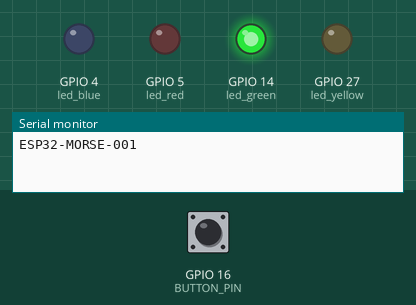
The sketch below on a simulated ESP32. On the bench: output pins drawn as LEDs (lit = HIGH), the last lines printed to the serial monitor. The test bench sets the inputs (shaded band); at power-on: GPIO 16 (BUTTON_PIN) HIGH.

Above: at 1.2 s.
1.3 s: GPIO 16 (BUTTON_PIN) pulled LOW for 0.15 s
At 2.3 s:
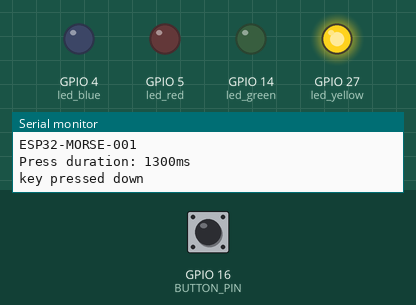
2.9 s: GPIO 16 (BUTTON_PIN) pulled LOW for 3.2 s
At 4.8 s:
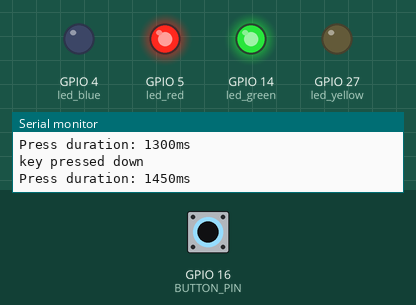
10.6 s: GPIO 16 (BUTTON_PIN) pulled LOW for 1 s
At 11.2 s:
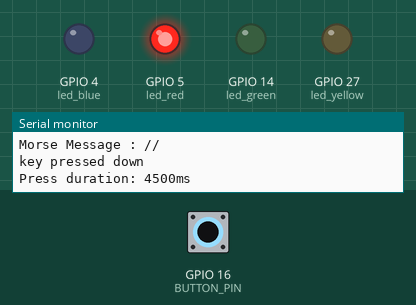
Timing chart, 0 to 14.1 s (numbered marks = the images above; inputs shaded):
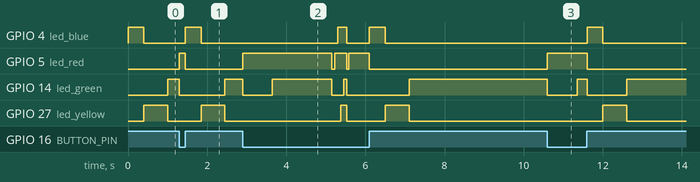

The sketch:

MorseKeyer.ino
```cpp
#include <string>

int led_red = 5;
int led_blue = 4;
int led_yellow = 27;
int led_green = 14;
int BUTTON_PIN = 16;
int dit_threshold = 400;
int space_threshold = 750;

long pressStart = 0;
long lastAction = 0;

int lastState = HIGH;
int currentState;

bool insertSpace = false;
bool insertNextChar = false;

String outputText = "";
String inputBuffer = "";

void setup()
{
  Serial.begin(9600);
  Serial.println("ESP32-MORSE-001");

  pinMode(led_red, OUTPUT);
  pinMode(led_blue, OUTPUT);
  pinMode(led_yellow, OUTPUT);
  pinMode(led_green, OUTPUT);
  pinMode(BUTTON_PIN, INPUT_PULLUP);
}

// Ano a need to tidy all this up, that's the next task
void loop()
{
  while (Serial.available() > 0) {
    char incomingChar = Serial.read();

    if (incomingChar == '\n') {
      handleSerialCommand(inputBuffer);
      inputBuffer = "";
    } else {
      inputBuffer += incomingChar;
    }
  }

  currentState = digitalRead(BUTTON_PIN);

  if (currentState == HIGH)
  {
    if (lastState == LOW)
    {
      Serial.println("key pressed down");
      pressStart = millis();
      lastState = currentState;
    }

    if (millis() - pressStart > dit_threshold * 2.5)
    {
      digitalWrite(led_green, HIGH);
      digitalWrite(led_yellow, LOW);
      digitalWrite(led_blue, LOW);
      insertSpace = true;
    }
    else if (millis() - pressStart > dit_threshold)
    {
      digitalWrite(led_yellow, HIGH);
      digitalWrite(led_blue, LOW);
    }
    else
    {
      digitalWrite(led_blue, HIGH);
      digitalWrite(led_green, LOW);
    }

    lastAction = millis();
    digitalWrite(led_red, LOW);
  }
  else
  {
    if (lastState == HIGH)
    {
      long duration = millis() - pressStart;
      if (insertNextChar)
        outputText += "_";

      if (insertSpace)
        outputText += "/";
      else if (duration <= dit_threshold)
        outputText += ".";
      else
        outputText += "-";

      Serial.print("Press duration: ");
      Serial.print(duration);
      Serial.println("ms");
      pressStart = 0;
      lastState = currentState;
      insertSpace = false;
      insertNextChar = false;
    }
    digitalWrite(led_red, HIGH);
    digitalWrite(led_blue, LOW);
    digitalWrite(led_yellow, LOW);

    if (insertNextChar)
      digitalWrite(led_green, HIGH);
    else
      digitalWrite(led_green, LOW);
  }

  if (lastAction != 0 && millis() - lastAction > space_threshold)
  {
    insertNextChar = true;
  }
  if (lastAction != 0 && millis() - lastAction > space_threshold * 3)
  {
    insertNextChar = false;

    Serial.print("Morse Message : ");
    Serial.println(outputText);
    // char buffer[4096];
    // sprintf(buffer, "Morse Message : %s", outputText);
    // Serial.println(buffer);
    outputText = "";

    send_led_show();

    lastAction = 0;
  }
}

void send_led_show()
{
  int lightDelay = 75;

  all_leds_low();
  delay(lightDelay);

  digitalWrite(led_red, HIGH);
  delay(lightDelay);
  digitalWrite(led_blue, HIGH);
  delay(lightDelay);
  digitalWrite(led_yellow, HIGH);
  delay(lightDelay);
  digitalWrite(led_green, HIGH);
  delay(lightDelay);

  all_leds_low();
  delay(50);
}

void all_leds_low()
{
  digitalWrite(led_red, LOW);
  digitalWrite(led_blue, LOW);
  digitalWrite(led_yellow, LOW);
  digitalWrite(led_green, LOW);
}

void handleSerialCommand(String message) {
  message.trim();
  Serial.print("Yeev chanted: ");
  Serial.println(message);

  if (message == "POPE") {
    Serial.println("RIP Franco, you legend");
  } else if (message == "STATUS") {
    Serial.println("Yer sound");
  }
}
```

Measured:
- after the input at 1.3 s, GPIO 4 (led_blue): LOW → HIGH after 0.15 s, → LOW 0.40 s later; GPIO 5 (led_red): LOW → HIGH at once, → LOW 0.15 s later; GPIO 14 (led_green): HIGH → LOW at once, → HIGH 1.2 s later; GPIO 27 (led_yellow): LOW → HIGH after 0.55 s, → LOW 0.60 s later
- after the input at 2.9 s, GPIO 4 (led_blue): LOW → HIGH after 2.4 s, → LOW 0.23 s later, → HIGH 0.58 s later, → LOW 0.40 s later; GPIO 5 (led_red): goes HIGH 2.2 s, LOW 0.08 s, HIGH 0.30 s, LOW 0.05 s, HIGH 0.53 s, then LOW, starting at once
- after the input at 10.6 s, GPIO 4 (led_blue): LOW → HIGH after 1.0 s, → LOW 0.40 s later; GPIO 5 (led_red): LOW → HIGH at once, → LOW 1.0 s later; GPIO 14 (led_green): HIGH → LOW at once, → HIGH 0.75 s later, → LOW 0.25 s later, → HIGH 1.0 s later; GPIO 27 (led_yellow): LOW → HIGH after 1.4 s, → LOW 0.60 s later
